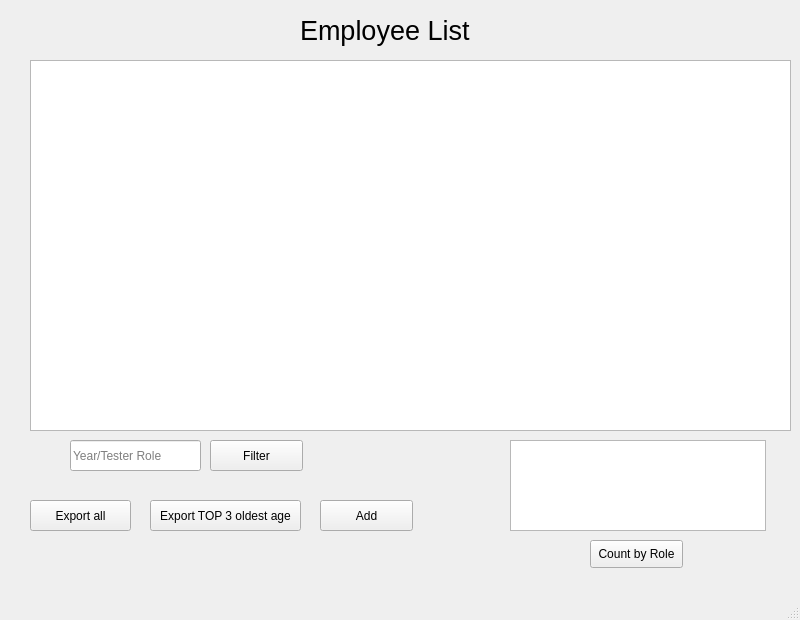
<?xml version="1.0" encoding="UTF-8"?>
<ui version="4.0">
 <class>MainWindow</class>
 <widget class="QMainWindow" name="MainWindow">
  <property name="geometry">
   <rect>
    <x>0</x>
    <y>0</y>
    <width>800</width>
    <height>620</height>
   </rect>
  </property>
  <property name="windowTitle">
   <string>MainWindow</string>
  </property>
  <widget class="QWidget" name="centralwidget">
   <widget class="QTableWidget" name="tableWidget_employee">
    <property name="geometry">
     <rect>
      <x>30</x>
      <y>60</y>
      <width>761</width>
      <height>371</height>
     </rect>
    </property>
   </widget>
   <widget class="QLabel" name="label">
    <property name="geometry">
     <rect>
      <x>300</x>
      <y>0</y>
      <width>201</width>
      <height>61</height>
     </rect>
    </property>
    <property name="font">
     <font>
      <pointsize>20</pointsize>
     </font>
    </property>
    <property name="text">
     <string>Employee List</string>
    </property>
   </widget>
   <widget class="QPushButton" name="pushButtoExportAll">
    <property name="geometry">
     <rect>
      <x>30</x>
      <y>500</y>
      <width>101</width>
      <height>31</height>
     </rect>
    </property>
    <property name="text">
     <string>Export all</string>
    </property>
   </widget>
   <widget class="QLineEdit" name="lineEdit">
    <property name="geometry">
     <rect>
      <x>70</x>
      <y>440</y>
      <width>131</width>
      <height>31</height>
     </rect>
    </property>
    <property name="placeholderText">
     <string>Year/Tester Role</string>
    </property>
   </widget>
   <widget class="QPushButton" name="pushButton_Filter">
    <property name="geometry">
     <rect>
      <x>210</x>
      <y>440</y>
      <width>93</width>
      <height>31</height>
     </rect>
    </property>
    <property name="text">
     <string>Filter</string>
    </property>
   </widget>
   <widget class="QPushButton" name="pushButtonExportTop3">
    <property name="geometry">
     <rect>
      <x>150</x>
      <y>500</y>
      <width>151</width>
      <height>31</height>
     </rect>
    </property>
    <property name="text">
     <string>Export TOP 3 oldest age</string>
    </property>
   </widget>
   <widget class="QTableWidget" name="tableWidget_count">
    <property name="geometry">
     <rect>
      <x>510</x>
      <y>440</y>
      <width>256</width>
      <height>91</height>
     </rect>
    </property>
   </widget>
   <widget class="QPushButton" name="pushButton_Count">
    <property name="geometry">
     <rect>
      <x>590</x>
      <y>540</y>
      <width>93</width>
      <height>28</height>
     </rect>
    </property>
    <property name="text">
     <string>Count by Role</string>
    </property>
   </widget>
   <widget class="QPushButton" name="pushButton_Add">
    <property name="geometry">
     <rect>
      <x>320</x>
      <y>500</y>
      <width>93</width>
      <height>31</height>
     </rect>
    </property>
    <property name="text">
     <string>Add</string>
    </property>
   </widget>
  </widget>
  <widget class="QMenuBar" name="menubar">
   <property name="geometry">
    <rect>
     <x>0</x>
     <y>0</y>
     <width>800</width>
     <height>26</height>
    </rect>
   </property>
  </widget>
  <widget class="QStatusBar" name="statusbar"/>
 </widget>
 <resources/>
 <connections/>
</ui>
